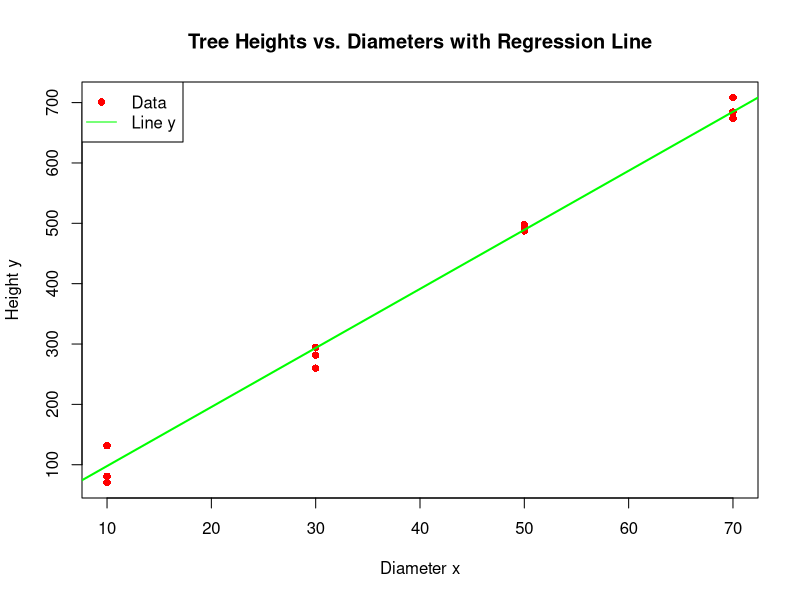

Here is the R script that generated this plot:
x <- c(10, 10, 10, 30, 30, 30, 50, 50, 50, 70, 70, 70)
y <- c(70.4, 131.5, 80.9, 281.6, 260.0, 294.6, 493.7, 487.4, 497.9, 708.6, 684.4, 674.1)

#Estimate for theta and 95%.
theta_hat <- sum(x * y) / sum(x^2)
sigma_squared <- 400  
alpha <- 0.05
z_alpha_over_2 <- qnorm(1 - alpha / 2)
theta_ci <- theta_hat + c(-1, 1) * z_alpha_over_2 * sqrt(sigma_squared / sum(x^2))
cat("Theta estimate:", theta_hat, "\n95% CI:", theta_ci, "\n")

#Expected height and 95% CI for other x=40. 
x_val <- 40
expected_height_40 <- theta_hat * x_val

height_ci_40 <- theta_ci * x_val

cat("Expected height for x = 40:", expected_height_40, "\n95% CI for x = 40:", height_ci_40, "\n")

#Expected values and CI for other values.
x_values <- c(0, 20, 60, 80)
for (x_val in x_values) {
  expected_height <- theta_hat * x_val
  height_ci <- theta_ci * x_val
  cat("Expected height for x =", x_val, ":", expected_height, "\n95% CI:", height_ci, "\n")
}

#Scatterplot. 
plot(x, y, main="Tree Heights vs. Diameters with Regression Line", xlab="Diameter x", ylab="Height y", col="red", pch=16)
abline(a = 0, b = theta_hat, col="green", lwd=2)
legend("topleft", legend=c("Data", "Line y"), col=c("red", "green"), pch=c(16, NA), lty=c(NA, 1))